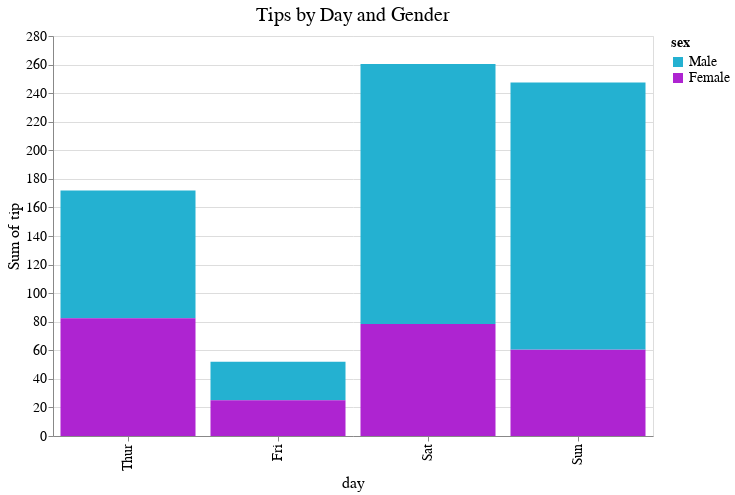

The notebook cell this image was saved under:
### Code cell
import altair as alt

# The main functionality; a bit more verbose due to needing to
# reorder the days and using custom colors.
bars = alt.Chart(tips).mark_bar().encode(
    x=alt.X('day', sort=['Thur', 'Fri', 'Sat', 'Sun']),
    y='sum(tip)',
    color=alt.Color('sex', scale=alt.Scale(domain=['Male', 'Female'],
                                           range=['#24b1d1', '#ae24d1']))
)
# This is just formatting and styling.
bars.properties(
    width=600,
    height=400,
    title='Tips by Day and Gender'
).configure_axis(
    labelFontSize=14,
    titleFontSize=16,
    titleFontWeight=400
).configure_title(
    fontSize=20,
    fontWeight=400
).configure_legend(
    labelFontSize=14,
    titleFontSize=14
)

### Figure 1 — Vega-Lite specification as saved in the notebook (floating-point values rounded to 4 significant figures; data arrays with more than 128 entries replaced by an {"elided": "..."} marker saying what was removed)
{"config": {"view": {"continuousWidth": 400, "continuousHeight": 300}, "axis": {"labelFontSize": 14, "titleFontSize": 16, "titleFontWeight": 400}, "legend": {"labelFontSize": 14, "titleFontSize": 14}, "title": {"fontSize": 20, "fontWeight": 400}}, "data": {"name": "data-362d1a3aede62850ce7cd49b1d5f5d1d"}, "mark": "bar", "encoding": {"color": {"type": "nominal", "field": "sex", "scale": {"domain": ["Male", "Female"], "range": ["#24b1d1", "#ae24d1"]}}, "x": {"type": "nominal", "field": "day", "sort": ["Thur", "Fri", "Sat", "Sun"]}, "y": {"type": "quantitative", "aggregate": "sum", "field": "tip"}}, "height": 400, "title": "Tips by Day and Gender", "width": 600, "$schema": "https://vega.github.io/schema/vega-lite/v4.8.1.json", "datasets": {"data-362d1a3aede62850ce7cd49b1d5f5d1d": {"elided": "244 records"}}}
